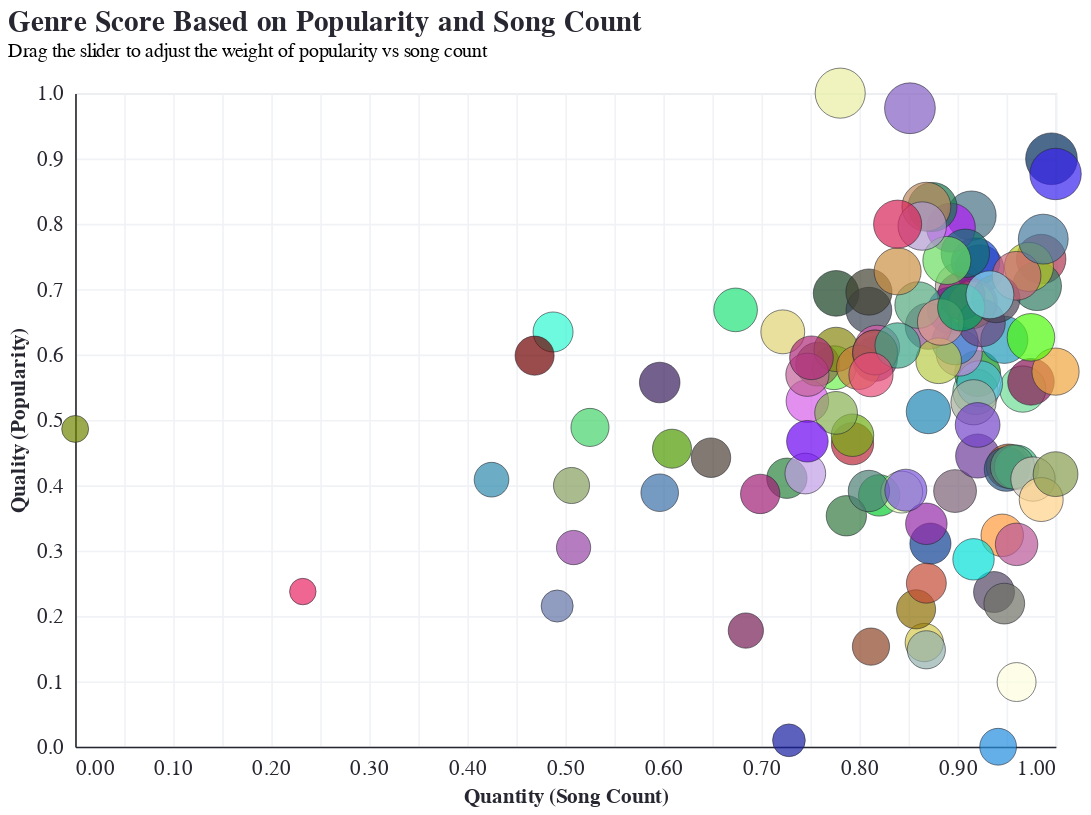

Notebook cell for this chart:
### Code cell
#Normalize popularity and count
from sklearn.preprocessing import MinMaxScaler

scaler = MinMaxScaler()
genre_summary[['norm_popularity', 'norm_count']] = scaler.fit_transform(
    genre_summary[['avg_popularity', 'total_count']]
)

weight_slider = alt.param(
    name='pop_weight',
    bind=alt.binding_range(min=0, max=1, step=0.01, name='Popularity Weight:'),
    value=0.5
)

scatter = alt.Chart(genre_summary).transform_calculate(
    score='datum.norm_popularity * pop_weight + datum.norm_count * (1 - pop_weight)'
).encode(
    x=alt.X('norm_count:Q', title='Quantity (Song Count)'),
    y=alt.Y('norm_popularity:Q', title='Quality (Popularity)'),
    size=alt.Size('score:Q', title='Weighted Score', scale=alt.Scale(range=[20, 1000]), legend=None),
    color=alt.Color('track_genre:N', legend=None, scale=fixed_color_scale),
    tooltip=[
        alt.Tooltip('track_genre:N', title='Genre'),
        alt.Tooltip('total_count:Q', title='Total Songs'),
        alt.Tooltip('avg_popularity:Q', title='Average Popularity'),
        alt.Tooltip('score:Q', title='Score', format='.2f')
    ]
).add_params(
    weight_slider
).mark_circle().properties(
    title=alt.TitleParams(
        text=['Genre Score Based on Popularity and Song Count'],
        subtitle=['Drag the slider to adjust the weight of popularity vs song count']
    ),
    width=600,
    height=400
)

scatter

### Figure 1 — Vega-Lite specification as saved in the notebook (floating-point values rounded to 4 significant figures)
{"config": {"arc": {"fill": "#F63366"}, "area": {"fill": "#F63366"}, "circle": {"fill": "#F63366", "stroke": "#262730", "strokeWidth": 0.5}, "line": {"stroke": "#F63366"}, "path": {"stroke": "#F63366"}, "point": {"stroke": "#F63366"}, "rect": {"fill": "#F63366"}, "shape": {"stroke": "#F63366"}, "symbol": {"fill": "#F63366"}, "title": {"font": "IBM Plex Mono", "color": "#262730", "fontSize": 17.6, "anchor": "start"}, "subtitle": {"font": "IBM Plex Mono", "color": "#262730", "fontSize": 18, "anchor": "start"}, "axis": {"titleFont": "IBM Plex Mono", "titleColor": "#262730", "titleFontSize": 12.8, "labelFont": "IBM Plex Mono", "labelColor": "#262730", "labelFontSize": 12.8, "gridColor": "#f0f2f6", "domainColor": "#262730", "tickColor": "#fff"}, "header": {"labelFont": "IBM Plex Mono", "titleFont": "IBM Plex Mono", "labelFontSize": 16, "titleFontSize": 16}, "legend": {"titleFont": "IBM Plex Mono", "titleColor": "#262730", "titleFontSize": 12.8, "labelFont": "IBM Plex Mono", "labelColor": "#262730", "labelFontSize": 12.8}, "range": {"category": ["#fcca46", "#fe7f2d", "#233d4d", "#a1c181", "#717744", "#00798c"], "diverging": ["#850018", "#cd1549", "#f6618d", "#fbafc4", "#f5f5f5", "#93c5fe", "#5091e6", "#1d5ebd", "#002f84"], "heatmap": ["#ffb5d4", "#ff97b8", "#ff7499", "#fc4c78", "#ec245f", "#d2004b", "#b10034", "#91001f", "#720008"], "ramp": ["#ffb5d4", "#ff97b8", "#ff7499", "#fc4c78", "#ec245f", "#d2004b", "#b10034", "#91001f", "#720008"], "ordinal": ["#ffb5d4", "#ff97b8", "#ff7499", "#fc4c78", "#ec245f", "#d2004b", "#b10034", "#91001f", "#720008"]}}, "data": {"name": "data-86aedd94ac657ac47239223fc67ecd24"}, "mark": {"type": "circle"}, "encoding": {"color": {"field": "track_genre", "legend": null, "scale": {"domain": ["acoustic", "afrobeat", "alt-rock", "alternative", "ambient", "anime", "black-metal", "bluegrass", "blues", "brazil", "breakbeat", "british", "cantopop", "chicago-house", "children", "chill", "classical", "club", "comedy", "country", "dance", "dancehall", "death-metal", "deep-house", "detroit-techno", "disco", "disney", "drum-and-bass", "dub", "dubstep", "edm", "electro", "electronic", "emo", "folk", "forro", "french", "funk", "garage", "german", "gospel", "goth", "grindcore", "groove", "grunge", "guitar", "happy", "hard-rock", "hardcore", "hardstyle", "heavy-metal", "hip-hop", "honky-tonk", "house", "idm", "indian", "indie-pop", "indie", "industrial", "iranian", "j-dance", "j-idol", "j-pop", "j-rock", "jazz", "k-pop", "kids", "latin", "latino", "malay", "mandopop", "metal", "metalcore", "minimal-techno", "mpb", "new-age", "opera", "pagode", "party", "piano", "pop-film", "pop", "power-pop", "progressive-house", "psych-rock", "punk-rock", "punk", "r-n-b", "reggae", "reggaeton", "rock-n-roll", "rock", "rockabilly", "romance", "sad", "salsa", "samba", "sertanejo", "show-tunes", "singer-songwriter", "ska", "sleep", "songwriter", "soul", "spanish", "study", "swedish", "synth-pop", "tango", "techno", "trance", "trip-hop", "turkish", "world-music"], "range": ["#BDA69F", "#0cce35", "#8cd0a4", "#7d6277", "#7248ad", "#477183", "#347a3f", "#2c833f", "#3D71A9", "#1045d1", "#0f4194", "#2ff8d2", "#6ff151", "#771f54", "#0d961f", "#002C5C", "#d6cb4d", "#70dd97", "#e5feba", "#8e6f03", "#4D8076", "#51bedd", "#d860ea", "#ae3550", "#8e4527", "#4f9b02", "#6e3d9a", "#ac561e", "#3454e7", "#2f7c62", "#c285d4", "#3184cf", "#b7cc25", "#b01af6", "#876f47", "#163f22", "#eb39bc", "#A5AE9D", "#c1cf42", "#28587f", "#961b76", "#b92839", "#6273a6", "#239cbb", "#17764b", "#74af15", "#942aa8", "#700000", "#77305d", "#33b675", "#c29fe7", "#8e528e", "#e82565", "#bacb48", "#534765", "#bd885c", "#4B4453", "#6b4481", "#88b151", "#248ede", "#579f7c", "#7d57db", "#53a97d", "#3E4756", "#95B1AE", "#845EC2", "#707166", "#FEFEDF", "#D5CABD", "#7545c9", "#106f71", "#444232", "#cd6578", "#891555", "#21e379", "#6c05f1", "#a11d75", "#6cdd62", "#ff9b3d", "#ca9043", "#eaeea1", "#B39CD0", "#879e5f", "#477da0", "#708600", "#868611", "#db5bad", "#cc7e39", "#b95799", "#FFD38B", "#46d36b", "#C34A36", "#2e8bad", "#181fa3", "#3823ee", "#4e4137", "#E1D376", "#d82559", "#2086b4", "#CA580B", "#c3639a", "#efa43c", "#A5566F", "#05e0d7", "#3aa686", "#889d4f", "#ae2b7a", "#391d5d", "#9645a6", "#de998d", "#50fa0d", "#e84e79", "#01a95e", "#86daed"]}, "type": "nominal"}, "size": {"field": "score", "legend": null, "scale": {"range": [20, 1000]}, "title": "Weighted Score", "type": "quantitative"}, "tooltip": [{"field": "track_genre", "title": "Genre", "type": "nominal"}, {"field": "total_count", "title": "Total Songs", "type": "quantitative"}, {"field": "avg_popularity", "title": "Average Popularity", "type": "quantitative"}, {"field": "score", "format": ".2f", "title": "Score", "type": "quantitative"}], "x": {"field": "norm_count", "title": "Quantity (Song Count)", "type": "quantitative"}, "y": {"field": "norm_popularity", "title": "Quality (Popularity)", "type": "quantitative"}}, "height": 400, "params": [{"name": "pop_weight", "bind": {"input": "range", "max": 1, "min": 0, "name": "Popularity Weight:", "step": 0.01}, "value": 0.5}], "title": {"text": ["Genre Score Based on Popularity and Song Count"], "subtitle": ["Drag the slider to adjust the weight of popularity vs song count"]}, "transform": [{"calculate": "datum.norm_popularity * pop_weight + datum.norm_count * (1 - pop_weight)", "as": "score"}], "width": 600, "$schema": "https://vega.github.io/schema/vega-lite/v5.20.1.json", "datasets": {"data-86aedd94ac657ac47239223fc67ecd24": [{"track_genre": "acoustic", "total_count": 952, "avg_popularity": 42.51, "active_years": 28, "norm_popularity": 0.7039, "norm_count": 0.9017}, {"track_genre": "afrobeat", "total_count": 913, "avg_popularity": 24.24, "active_years": 28, "norm_popularity": 0.3845, "norm_count": 0.8201}, {"track_genre": "alt-rock", "total_count": 960, "avg_popularity": 33.3, "active_years": 37, "norm_popularity": 0.543, "norm_count": 0.9184}, {"track_genre": "alternative", "total_count": 950, "avg_popularity": 24.62, "active_years": 33, "norm_popularity": 0.3912, "norm_count": 0.8975}, {"track_genre": "ambient", "total_count": 962, "avg_popularity": 44.04, "active_years": 31, "norm_popularity": 0.7308, "norm_count": 0.9226}, {"track_genre": "anime", "total_count": 958, "avg_popularity": 48.71, "active_years": 24, "norm_popularity": 0.8125, "norm_count": 0.9142}, {"track_genre": "black-metal", "total_count": 897, "avg_popularity": 22.46, "active_years": 34, "norm_popularity": 0.3534, "norm_count": 0.7866}, {"track_genre": "bluegrass", "total_count": 868, "avg_popularity": 25.74, "active_years": 36, "norm_popularity": 0.4108, "norm_count": 0.7259}, {"track_genre": "blues", "total_count": 806, "avg_popularity": 24.48, "active_years": 36, "norm_popularity": 0.3886, "norm_count": 0.5962}, {"track_genre": "brazil", "total_count": 960, "avg_popularity": 44.65, "active_years": 36, "norm_popularity": 0.7414, "norm_count": 0.9184}, {"track_genre": "breakbeat", "total_count": 938, "avg_popularity": 20.02, "active_years": 33, "norm_popularity": 0.3107, "norm_count": 0.8724}, {"track_genre": "british", "total_count": 754, "avg_popularity": 38.54, "active_years": 36, "norm_popularity": 0.6346, "norm_count": 0.4874}, {"track_genre": "cantopop", "total_count": 891, "avg_popularity": 35.41, "active_years": 38, "norm_popularity": 0.5799, "norm_count": 0.7741}, {"track_genre": "chicago-house", "total_count": 848, "avg_popularity": 12.42, "active_years": 36, "norm_popularity": 0.1777, "norm_count": 0.6841}, {"track_genre": "children", "total_count": 961, "avg_popularity": 34.9, "active_years": 32, "norm_popularity": 0.5709, "norm_count": 0.9205}, {"track_genre": "chill", "total_count": 997, "avg_popularity": 53.69, "active_years": 16, "norm_popularity": 0.8996, "norm_count": 0.9958}, {"track_genre": "classical", "total_count": 935, "avg_popularity": 11.37, "active_years": 30, "norm_popularity": 0.1594, "norm_count": 0.8661}, {"track_genre": "club", "total_count": 983, "avg_popularity": 33.54, "active_years": 24, "norm_popularity": 0.5472, "norm_count": 0.9665}, {"track_genre": "comedy", "total_count": 924, "avg_popularity": 24.53, "active_years": 34, "norm_popularity": 0.3896, "norm_count": 0.8431}, {"track_genre": "country", "total_count": 931, "avg_popularity": 14.28, "active_years": 28, "norm_popularity": 0.2102, "norm_count": 0.8577}, {"track_genre": "dance", "total_count": 908, "avg_popularity": 24.63, "active_years": 19, "norm_popularity": 0.3913, "norm_count": 0.8096}, {"track_genre": "dancehall", "total_count": 962, "avg_popularity": 34.02, "active_years": 27, "norm_popularity": 0.5555, "norm_count": 0.9226}, {"track_genre": "death-metal", "total_count": 878, "avg_popularity": 32.5, "active_years": 37, "norm_popularity": 0.5289, "norm_count": 0.7469}, {"track_genre": "deep-house", "total_count": 992, "avg_popularity": 44.92, "active_years": 21, "norm_popularity": 0.7461, "norm_count": 0.9854}, {"track_genre": "detroit-techno", "total_count": 909, "avg_popularity": 11.02, "active_years": 37, "norm_popularity": 0.1532, "norm_count": 0.8117}, {"track_genre": "disco", "total_count": 812, "avg_popularity": 28.33, "active_years": 38, "norm_popularity": 0.456, "norm_count": 0.6088}, {"track_genre": "disney", "total_count": 961, "avg_popularity": 27.69, "active_years": 33, "norm_popularity": 0.4448, "norm_count": 0.9205}, {"track_genre": "drum-and-bass", "total_count": 976, "avg_popularity": 26.8, "active_years": 29, "norm_popularity": 0.4292, "norm_count": 0.9519}, {"track_genre": "dub", "total_count": 948, "avg_popularity": 40.42, "active_years": 28, "norm_popularity": 0.6674, "norm_count": 0.8933}, {"track_genre": "dubstep", "total_count": 990, "avg_popularity": 42.54, "active_years": 17, "norm_popularity": 0.7046, "norm_count": 0.9812}, {"track_genre": "edm", "total_count": 952, "avg_popularity": 36.7, "active_years": 13, "norm_popularity": 0.6023, "norm_count": 0.9017}, {"track_genre": "electro", "total_count": 950, "avg_popularity": 37.7, "active_years": 16, "norm_popularity": 0.6198, "norm_count": 0.8975}, {"track_genre": "electronic", "total_count": 986, "avg_popularity": 44.23, "active_years": 29, "norm_popularity": 0.7341, "norm_count": 0.9728}, {"track_genre": "emo", "total_count": 948, "avg_popularity": 47.66, "active_years": 24, "norm_popularity": 0.7942, "norm_count": 0.8933}, {"track_genre": "folk", "total_count": 883, "avg_popularity": 35.72, "active_years": 34, "norm_popularity": 0.5853, "norm_count": 0.7573}, {"track_genre": "forro", "total_count": 892, "avg_popularity": 41.92, "active_years": 29, "norm_popularity": 0.6937, "norm_count": 0.7762}, {"track_genre": "french", "total_count": 959, "avg_popularity": 41.08, "active_years": 30, "norm_popularity": 0.6789, "norm_count": 0.9163}, {"track_genre": "funk", "total_count": 959, "avg_popularity": 32.39, "active_years": 33, "norm_popularity": 0.527, "norm_count": 0.9163}, {"track_genre": "garage", "total_count": 958, "avg_popularity": 40.9, "active_years": 30, "norm_popularity": 0.6758, "norm_count": 0.9142}, {"track_genre": "german", "total_count": 975, "avg_popularity": 26.53, "active_years": 30, "norm_popularity": 0.4246, "norm_count": 0.9498}, {"track_genre": "gospel", "total_count": 953, "avg_popularity": 41.68, "active_years": 30, "norm_popularity": 0.6894, "norm_count": 0.9038}, {"track_genre": "goth", "total_count": 900, "avg_popularity": 28.76, "active_years": 38, "norm_popularity": 0.4636, "norm_count": 0.7929}, {"track_genre": "grindcore", "total_count": 756, "avg_popularity": 14.57, "active_years": 29, "norm_popularity": 0.2153, "norm_count": 0.4916}, {"track_genre": "groove", "total_count": 974, "avg_popularity": 37.85, "active_years": 31, "norm_popularity": 0.6225, "norm_count": 0.9477}, {"track_genre": "grunge", "total_count": 939, "avg_popularity": 49.47, "active_years": 36, "norm_popularity": 0.8258, "norm_count": 0.8745}, {"track_genre": "guitar", "total_count": 900, "avg_popularity": 29.51, "active_years": 36, "norm_popularity": 0.4766, "norm_count": 0.7929}, {"track_genre": "happy", "total_count": 936, "avg_popularity": 21.76, "active_years": 31, "norm_popularity": 0.3411, "norm_count": 0.8682}, {"track_genre": "hard-rock", "total_count": 745, "avg_popularity": 36.47, "active_years": 38, "norm_popularity": 0.5984, "norm_count": 0.4686}, {"track_genre": "hardcore", "total_count": 911, "avg_popularity": 36.18, "active_years": 38, "norm_popularity": 0.5932, "norm_count": 0.8159}, {"track_genre": "hardstyle", "total_count": 980, "avg_popularity": 26.71, "active_years": 19, "norm_popularity": 0.4276, "norm_count": 0.9603}, {"track_genre": "heavy-metal", "total_count": 877, "avg_popularity": 26.15, "active_years": 37, "norm_popularity": 0.418, "norm_count": 0.7448}, {"track_genre": "hip-hop", "total_count": 937, "avg_popularity": 39.04, "active_years": 25, "norm_popularity": 0.6434, "norm_count": 0.8703}, {"track_genre": "honky-tonk", "total_count": 632, "avg_popularity": 15.83, "active_years": 36, "norm_popularity": 0.2374, "norm_count": 0.2322}, {"track_genre": "house", "total_count": 942, "avg_popularity": 36.02, "active_years": 16, "norm_popularity": 0.5905, "norm_count": 0.8808}, {"track_genre": "idm", "total_count": 969, "avg_popularity": 15.79, "active_years": 32, "norm_popularity": 0.2367, "norm_count": 0.9372}, {"track_genre": "indian", "total_count": 936, "avg_popularity": 49.5, "active_years": 26, "norm_popularity": 0.8262, "norm_count": 0.8682}, {"track_genre": "indie", "total_count": 963, "avg_popularity": 39.32, "active_years": 22, "norm_popularity": 0.6482, "norm_count": 0.9247}, {"track_genre": "indie-pop", "total_count": 970, "avg_popularity": 41.44, "active_years": 22, "norm_popularity": 0.6854, "norm_count": 0.9393}, {"track_genre": "industrial", "total_count": 892, "avg_popularity": 31.46, "active_years": 38, "norm_popularity": 0.5108, "norm_count": 0.7762}, {"track_genre": "iranian", "total_count": 971, "avg_popularity": 2.256, "active_years": 22, "norm_popularity": 0.0, "norm_count": 0.9414}, {"track_genre": "j-dance", "total_count": 978, "avg_popularity": 26.74, "active_years": 28, "norm_popularity": 0.4282, "norm_count": 0.9561}, {"track_genre": "j-idol", "total_count": 926, "avg_popularity": 24.7, "active_years": 26, "norm_popularity": 0.3925, "norm_count": 0.8473}, {"track_genre": "j-pop", "total_count": 932, "avg_popularity": 40.89, "active_years": 38, "norm_popularity": 0.6757, "norm_count": 0.8598}, {"track_genre": "j-rock", "total_count": 908, "avg_popularity": 40.45, "active_years": 38, "norm_popularity": 0.668, "norm_count": 0.8096}, {"track_genre": "jazz", "total_count": 936, "avg_popularity": 10.74, "active_years": 35, "norm_popularity": 0.1483, "norm_count": 0.8682}, {"track_genre": "k-pop", "total_count": 928, "avg_popularity": 58.11, "active_years": 37, "norm_popularity": 0.9769, "norm_count": 0.8515}, {"track_genre": "kids", "total_count": 974, "avg_popularity": 14.78, "active_years": 24, "norm_popularity": 0.219, "norm_count": 0.9477}, {"track_genre": "latin", "total_count": 980, "avg_popularity": 7.915, "active_years": 21, "norm_popularity": 0.09897, "norm_count": 0.9603}, {"track_genre": "latino", "total_count": 988, "avg_popularity": 25.67, "active_years": 24, "norm_popularity": 0.4096, "norm_count": 0.977}, {"track_genre": "malay", "total_count": 961, "avg_popularity": 30.41, "active_years": 31, "norm_popularity": 0.4923, "norm_count": 0.9205}, {"track_genre": "mandopop", "total_count": 955, "avg_popularity": 45.42, "active_years": 37, "norm_popularity": 0.7549, "norm_count": 0.9079}, {"track_genre": "metal", "total_count": 908, "avg_popularity": 42.03, "active_years": 38, "norm_popularity": 0.6956, "norm_count": 0.8096}, {"track_genre": "metalcore", "total_count": 980, "avg_popularity": 43.46, "active_years": 23, "norm_popularity": 0.7206, "norm_count": 0.9603}, {"track_genre": "minimal-techno", "total_count": 987, "avg_popularity": 34.18, "active_years": 27, "norm_popularity": 0.5583, "norm_count": 0.9749}, {"track_genre": "mpb", "total_count": 843, "avg_popularity": 40.47, "active_years": 38, "norm_popularity": 0.6684, "norm_count": 0.6736}, {"track_genre": "new-age", "total_count": 878, "avg_popularity": 28.98, "active_years": 38, "norm_popularity": 0.4674, "norm_count": 0.7469}, {"track_genre": "opera", "total_count": 855, "avg_popularity": 24.37, "active_years": 38, "norm_popularity": 0.3868, "norm_count": 0.6987}, {"track_genre": "pagode", "total_count": 946, "avg_popularity": 44.79, "active_years": 34, "norm_popularity": 0.7439, "norm_count": 0.8891}, {"track_genre": "party", "total_count": 973, "avg_popularity": 20.75, "active_years": 28, "norm_popularity": 0.3235, "norm_count": 0.9456}, {"track_genre": "piano", "total_count": 922, "avg_popularity": 43.84, "active_years": 35, "norm_popularity": 0.7273, "norm_count": 0.8389}, {"track_genre": "pop", "total_count": 934, "avg_popularity": 47.81, "active_years": 24, "norm_popularity": 0.7966, "norm_count": 0.864}, {"track_genre": "pop-film", "total_count": 894, "avg_popularity": 59.43, "active_years": 35, "norm_popularity": 1.0, "norm_count": 0.7803}, {"track_genre": "power-pop", "total_count": 763, "avg_popularity": 25.11, "active_years": 38, "norm_popularity": 0.3997, "norm_count": 0.5063}, {"track_genre": "progressive-house", "total_count": 993, "avg_popularity": 46.66, "active_years": 16, "norm_popularity": 0.7766, "norm_count": 0.9874}, {"track_genre": "psych-rock", "total_count": 521, "avg_popularity": 30.06, "active_years": 38, "norm_popularity": 0.4862, "norm_count": 0.0}, {"track_genre": "punk", "total_count": 912, "avg_popularity": 37.16, "active_years": 38, "norm_popularity": 0.6105, "norm_count": 0.818}, {"track_genre": "punk-rock", "total_count": 892, "avg_popularity": 37.01, "active_years": 38, "norm_popularity": 0.6079, "norm_count": 0.7762}, {"track_genre": "r-n-b", "total_count": 903, "avg_popularity": 35.44, "active_years": 38, "norm_popularity": 0.5804, "norm_count": 0.7992}, {"track_genre": "reggae", "total_count": 980, "avg_popularity": 19.96, "active_years": 30, "norm_popularity": 0.3096, "norm_count": 0.9603}, {"track_genre": "reggaeton", "total_count": 992, "avg_popularity": 23.88, "active_years": 20, "norm_popularity": 0.3782, "norm_count": 0.9854}, {"track_genre": "rock", "total_count": 936, "avg_popularity": 16.56, "active_years": 31, "norm_popularity": 0.2502, "norm_count": 0.8682}, {"track_genre": "rock-n-roll", "total_count": 772, "avg_popularity": 30.19, "active_years": 36, "norm_popularity": 0.4885, "norm_count": 0.5251}, {"track_genre": "rockabilly", "total_count": 724, "avg_popularity": 25.62, "active_years": 38, "norm_popularity": 0.4086, "norm_count": 0.4247}, {"track_genre": "romance", "total_count": 869, "avg_popularity": 2.819, "active_years": 31, "norm_popularity": 0.009845, "norm_count": 0.728}, {"track_genre": "sad", "total_count": 999, "avg_popularity": 52.36, "active_years": 9, "norm_popularity": 0.8763, "norm_count": 1.0}, {"track_genre": "salsa", "total_count": 831, "avg_popularity": 27.54, "active_years": 38, "norm_popularity": 0.4422, "norm_count": 0.6485}, {"track_genre": "samba", "total_count": 866, "avg_popularity": 38.55, "active_years": 38, "norm_popularity": 0.6348, "norm_count": 0.7218}, {"track_genre": "sertanejo", "total_count": 922, "avg_popularity": 47.97, "active_years": 33, "norm_popularity": 0.7995, "norm_count": 0.8389}, {"track_genre": "show-tunes", "total_count": 937, "avg_popularity": 31.58, "active_years": 35, "norm_popularity": 0.5128, "norm_count": 0.8703}, {"track_genre": "singer-songwriter", "total_count": 911, "avg_popularity": 36.75, "active_years": 32, "norm_popularity": 0.6032, "norm_count": 0.8159}, {"track_genre": "ska", "total_count": 878, "avg_popularity": 34.8, "active_years": 38, "norm_popularity": 0.5691, "norm_count": 0.7469}, {"track_genre": "sleep", "total_count": 999, "avg_popularity": 35.07, "active_years": 15, "norm_popularity": 0.5739, "norm_count": 1.0}, {"track_genre": "songwriter", "total_count": 911, "avg_popularity": 36.75, "active_years": 32, "norm_popularity": 0.6032, "norm_count": 0.8159}, {"track_genre": "soul", "total_count": 959, "avg_popularity": 18.65, "active_years": 28, "norm_popularity": 0.2867, "norm_count": 0.9163}, {"track_genre": "spanish", "total_count": 922, "avg_popularity": 37.36, "active_years": 37, "norm_popularity": 0.6139, "norm_count": 0.8389}, {"track_genre": "study", "total_count": 999, "avg_popularity": 26.1, "active_years": 6, "norm_popularity": 0.4171, "norm_count": 1.0}, {"track_genre": "swedish", "total_count": 880, "avg_popularity": 36.28, "active_years": 38, "norm_popularity": 0.595, "norm_count": 0.751}, {"track_genre": "synth-pop", "total_count": 806, "avg_popularity": 34.12, "active_years": 38, "norm_popularity": 0.5572, "norm_count": 0.5962}, {"track_genre": "tango", "total_count": 764, "avg_popularity": 19.68, "active_years": 36, "norm_popularity": 0.3048, "norm_count": 0.5084}, {"track_genre": "techno", "total_count": 943, "avg_popularity": 39.41, "active_years": 36, "norm_popularity": 0.6498, "norm_count": 0.8828}, {"track_genre": "trance", "total_count": 987, "avg_popularity": 38.07, "active_years": 27, "norm_popularity": 0.6264, "norm_count": 0.9749}, {"track_genre": "trip-hop", "total_count": 909, "avg_popularity": 34.8, "active_years": 35, "norm_popularity": 0.5692, "norm_count": 0.8117}, {"track_genre": "turkish", "total_count": 953, "avg_popularity": 40.69, "active_years": 36, "norm_popularity": 0.6722, "norm_count": 0.9038}, {"track_genre": "world-music", "total_count": 967, "avg_popularity": 41.79, "active_years": 30, "norm_popularity": 0.6915, "norm_count": 0.9331}]}}
